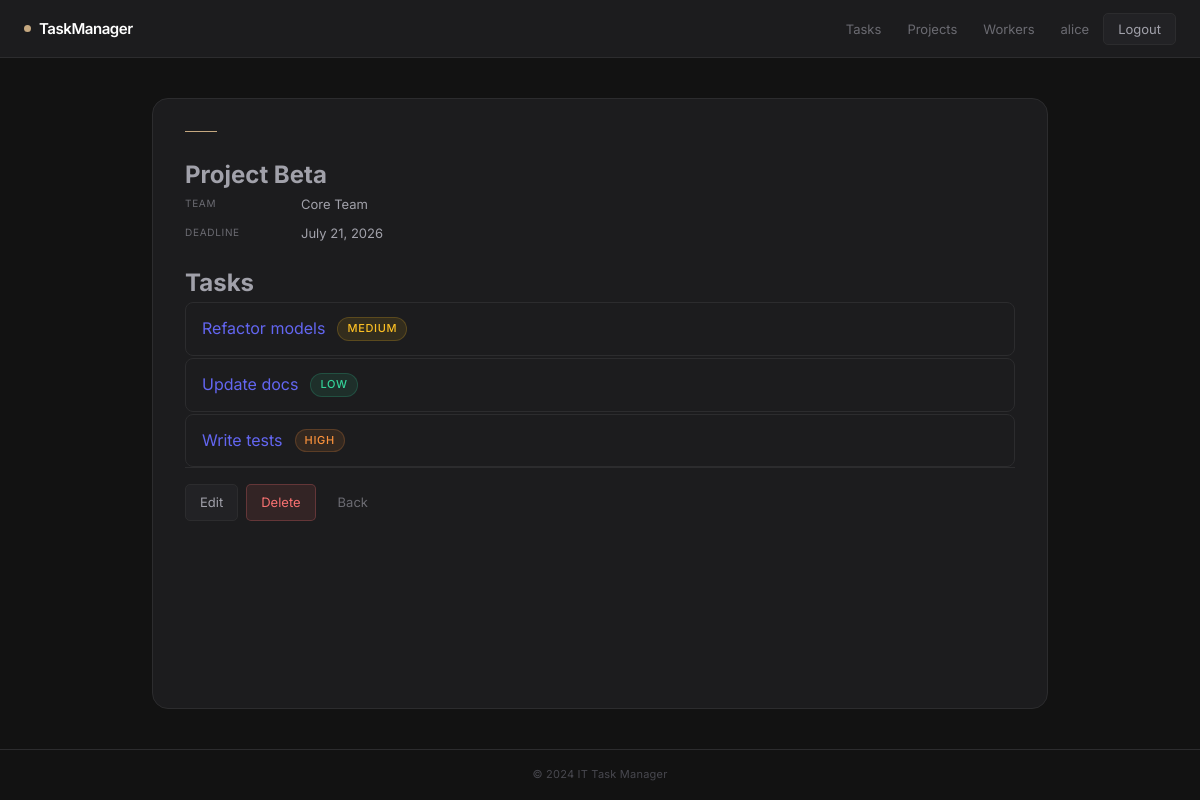
Screenshot of /projects/2/ (signed in) with the database file from the repository.
### tasks/models.py (models this page shows, shortened)
class Worker(AbstractUser):
    position = models.ForeignKey(
        Position,
        on_delete=models.SET_NULL,
        null=True,
        blank=True,
        related_name="workers",
    )
    class Meta:
        ordering = ["username"]

class Project(models.Model):
    name = models.CharField(max_length=200)
    description = models.TextField(blank=True, default="")
    team = models.ForeignKey(
        Team,
        on_delete=models.SET_NULL,
        null=True,
        blank=True,
        related_name="projects",
    )
    deadline = models.DateField(null=True, blank=True)
    is_complete = models.BooleanField(default=False)
    class Meta:
        ordering = ["name"]

class Team(models.Model):
    name = models.CharField(max_length=150, unique=True)
    members = models.ManyToManyField(
        settings.AUTH_USER_MODEL,
        blank=True,
        related_name="teams",
    )
    class Meta:
        ordering = ["name"]
    def __str__(self):
        return self.name

class Task(models.Model):
    class Priority(models.TextChoices):
        LOW = "LOW", "Low"
        MEDIUM = "MEDIUM", "Medium"
        HIGH = "HIGH", "High"
        CRITICAL = "CRITICAL", "Critical"
    name = models.CharField(max_length=200)
    description = models.TextField(blank=True, default="")
    deadline = models.DateField(null=True, blank=True)
    is_complete = models.BooleanField(default=False)
    priority = models.CharField(
        max_length=10,
        choices=Priority.choices,
        default=Priority.MEDIUM,
    )
    task_type = models.ForeignKey(
        TaskType,
        on_delete=models.SET_NULL,
        null=True,
        blank=True,
        related_name="tasks",
    )
    project = models.ForeignKey(
        Project,
        on_delete=models.SET_NULL,
        null=True,
        blank=True,
        related_name="tasks",
    )
    assignees = models.ManyToManyField(
        settings.AUTH_USER_MODEL,
        blank=True,
        related_name="assigned_tasks",
    )
    tags = models.ManyToManyField(
        Tag,
        blank=True,
        related_name="tasks",
    )
    class Meta:
        ordering = ["-priority", "deadline"]

### tasks/views.py (the view)
class ProjectDetailView(LoginRequiredMixin, DetailView):
    model = Project
    template_name = "tasks/project_detail.html"
    context_object_name = "project"
    def get_queryset(self):
        return (
            Project.objects
            .select_related("team")
            .prefetch_related("tasks__assignees", "tasks__task_type")
        )

### templates/tasks/project_detail.html (shortened to what this page needs)
{% extends "base.html" %}
{% block content %}
<article class="detail-card">
  <header class="detail-card__header">
    <h1>{{ project.name }}</h1>
  </header>
  <dl class="detail-card__meta">
    {% if project.team %}
      <dt>Team</dt><dd>{{ project.team }}</dd>
    {% endif %}
    {% if project.deadline %}
      <dt>Deadline</dt><dd>{{ project.deadline }}</dd>
    {% endif %}
  </dl>
  <section class="section">
    <h2>Tasks</h2>
    <ul class="task-list">
      {% for task in project.tasks.all %}
        <li class="task-item">
          <a href="{% url 'tasks:task-detail' pk=task.pk %}">
            {{ task.name }}
          </a>
          <span class="badge badge--{{ task.priority|lower }}">
            {{ task.priority }}
          </span>
        </li>
      {% empty %}
        <li class="empty-state">No tasks yet.</li>
      {% endfor %}
    </ul>
  </section>
  <div class="detail-card__actions">
    <a href="{% url 'tasks:project-update' pk=project.pk %}" class="btn">
      Edit
    </a>
    <a href="{% url 'tasks:project-delete' pk=project.pk %}"
       class="btn btn--danger">Delete</a>
    <a href="{% url 'tasks:project-list' %}" class="btn btn--ghost">Back</a>
  </div>
</article>
{% endblock %}

### templates/base.html (shortened to what this page needs)
{% load static %}
<!DOCTYPE html>
<html lang="en">
<head>
  <link rel="stylesheet" href="{% static 'css/style.css' %}">
</head>
<body>
  <nav class="navbar">
    <a class="navbar__brand" href="{% url 'tasks:index' %}">TaskManager</a>
    <ul class="navbar__links">
      {% if user.is_authenticated %}
        <li><a href="{% url 'tasks:task-list' %}">Tasks</a></li>
        <li><a href="{% url 'tasks:project-list' %}">Projects</a></li>
        <li><a href="{% url 'tasks:worker-list' %}">Workers</a></li>
        <li>
          <a href="{% url 'tasks:worker-detail' pk=user.pk %}">
            {{ user.username }}
          </a>
        </li>
        <li>
          <form method="post" action="{% url 'tasks:logout' %}">
            <button type="submit" class="btn btn--link">Logout</button>
          </form>
        </li>
      {% else %}
        <li><a href="{% url 'tasks:login-page' %}">Login</a></li>
        <li><a href="{% url 'tasks:signup' %}">Sign up</a></li>
      {% endif %}
    </ul>
  </nav>
  <main class="main-content">
    {% block content %}{% endblock %}
  </main>
  <footer class="footer">
    <p>&copy; 2024 IT Task Manager</p>
  </footer>
</body>
</html>

### static/css/style.css (style rules this page uses)
:root { --color-bg: #121212; --color-surface: #1c1c1e; --color-surface-active: #262629; --color-surface-input: #151618; --color-border: #2c2c2e; --color-border-focus: #383838; --color-text: #ffffff; --color-text-muted: #6b6b72; --color-text-light: #a1a1aa; --color-accent: #c5a880; --color-primary: #6366f1; --color-primary-hover: #4f46e5; --color-focus-ring: rgba(99, 102, 241, 0.28); --priority-low: #34d399; --priority-medium: #fbbf24; --priority-high: #fb923c; --priority-critical: #f87171; --radius-sm: 5px; --radius-md: 8px; --radius-lg: 10px; --radius-xl: 16px; --font-sans: 'Inter', system-ui, -apple-system, sans-serif; --shadow-sm: 0 1px 2px rgba(0, 0, 0, 0.2); --shadow-md: 0 4px 12px rgba(0, 0, 0, 0.4); }
*, *::before, *::after { box-sizing: border-box; margin: 0; padding: 0; }
body { font-family: var(--font-sans); background: var(--color-bg); color: var(--color-text-light); line-height: 1.6; min-height: 100vh; display: flex; flex-direction: column; -webkit-font-smoothing: antialiased; }
a { color: var(--color-primary); text-decoration: none; cursor: pointer; }
.navbar { background: var(--color-surface); border-bottom: 1px solid var(--color-border); padding: 0 1.5rem; height: 58px; display: flex; align-items: center; justify-content: space-between; }
.navbar__brand { font-size: 15px; font-weight: 600; color: var(--color-text); letter-spacing: -0.03em; display: flex; align-items: center; gap: 8px; }
.navbar__brand::before { content: ''; width: 7px; height: 7px; border-radius: 50%; background: var(--color-accent); flex-shrink: 0; display: inline-block; }
.navbar__links { list-style: none; display: flex; align-items: center; gap: 2px; }
.navbar__links a, .navbar__links .user-link { font-size: 13px; color: var(--color-text-muted); padding: 6px 12px; border-radius: var(--radius-sm); transition: color 0.15s; }
.main-content { flex: 1; max-width: 960px; width: 100%; margin: 2.5rem auto; padding: 0 2rem; display: grid; gap: 32px; }
.footer { border-top: 1px solid var(--color-border); padding: 16px 0; text-align: center; font-size: 11px; color: #48484f; letter-spacing: 0.02em; }
.btn { display: inline-flex; align-items: center; justify-content: center; background: #222225; border: 1px solid var(--color-border); color: var(--color-text-light); padding: 7px 14px; border-radius: var(--radius-sm); font-size: 13px; font-weight: 400; cursor: pointer; font-family: inherit; transition: background 0.15s, border-color 0.15s, color 0.15s; }
.btn--danger { background: rgba(248, 113, 113, 0.1); border: 1px solid rgba(248, 113, 113, 0.25); color: var(--priority-critical); }
.btn--ghost { background: transparent; border: transparent; color: var(--color-text-muted); }
.task-list { display: flex; flex-direction: column; gap: 2px; }
.task-item { display: flex; align-items: center; gap: 12px; padding: 13px 16px; background: var(--color-surface); border: 1px solid var(--color-border); border-radius: var(--radius-md); transition: background 0.15s; }
.badge { font-size: 11px; font-weight: 500; padding: 2px 9px; border-radius: 9999px; text-transform: uppercase; letter-spacing: 0.06em; border: 1px solid transparent; }
.badge--low { background: rgba(52, 211, 153, 0.1); color: var(--priority-low); border-color: rgba(52, 211, 153, 0.2); }
.badge--medium { background: rgba(251, 191, 36, 0.1); color: var(--priority-medium); border-color: rgba(251, 191, 36, 0.2); }
.badge--high { background: rgba(251, 146, 60, 0.1); color: var(--priority-high); border-color: rgba(251, 146, 60, 0.2); }
.detail-card, .form-section, .auth-card, .confirm-card { background: var(--color-surface); border: 1px solid var(--color-border); border-radius: var(--radius-xl); padding: 32px; }
.detail-card::before, .form-section::before, .auth-card::before { content: ''; display: block; width: 32px; height: 1px; background: var(--color-accent); margin-bottom: 24px; }
.detail-card__meta { display: grid; grid-template-columns: 100px 1fr; gap: 8px 16px; font-size: 13px; margin-bottom: 20px; }
.detail-card__meta dt { font-size: 10px; color: var(--color-text-muted); text-transform: uppercase; letter-spacing: 0.07em; padding-top: 1px; }
.detail-card__meta dd { color: var(--color-text-light); }
.detail-card__actions, .form__actions { border-top: 1px solid var(--color-border); padding-top: 16px; display: flex; gap: 8px; flex-wrap: wrap; }

### rows the page displays
Worker: username "alice"
Project: name "Project Beta", team "Core Team", deadline "July 21, 2026"
Task: name "Refactor models", priority "MEDIUM"
Task: name "Update docs", priority "LOW"
Task: name "Write tests", priority "HIGH"
